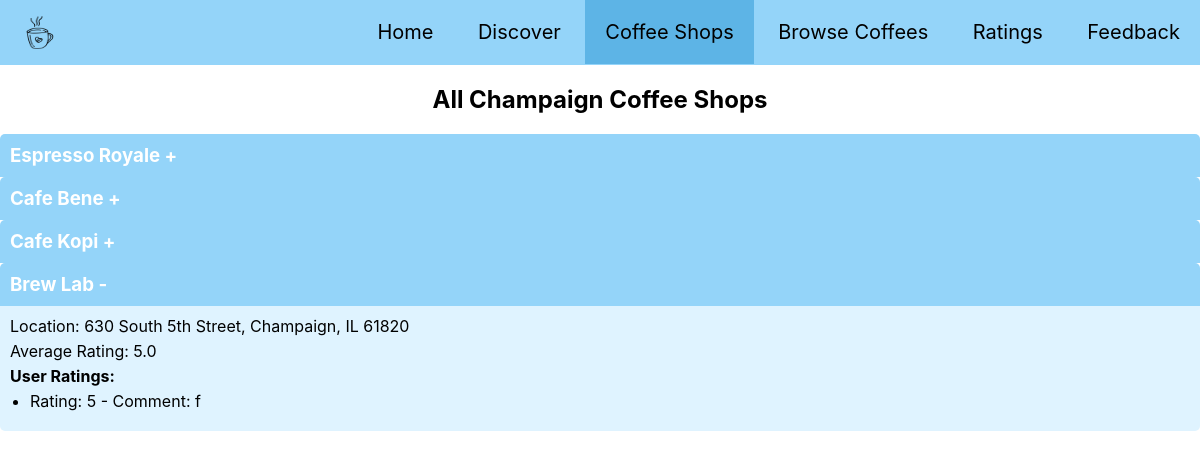
The page /coffee_shops?shop_id=4 on the database its author committed.
### db.py (models this page shows, shortened)
class CoffeeShop(Base):
    __tablename__ = 'coffee_shop'
    id = Column(Integer, primary_key=True)
    name = Column(String)
    location = Column(String)
    ratings = Column(Float, default=0.0)
    ratings_count = Column(Integer, default=0)
    proximity = Column(Float, default=1.0)

class UserFeedback(Base):
    __tablename__ = 'user_feedback'
    id = Column(Integer, primary_key=True)
    coffee_shop_id = Column(Integer, ForeignKey('coffee_shop.id'))
    rating = Column(Integer)
    feedback = Column(String)
    coffee_shop = relationship(CoffeeShop, backref='feedbacks')

### app.py (the view)
@app.route('/coffee_shops')
def coffee_shops():
    coffee_shop_details = []
    api_key = config.GOOGLE_MAPS_API_KEY
    for shop in session.query(CoffeeShop).all():
        feedbacks = session.query(UserFeedback).filter(
            UserFeedback.coffee_shop_id == shop.id).all()
        coffee_shop_details.append({
            'shop': shop,
            'feedbacks': feedbacks
        })
    shop_id = request.args.get('shop_id')
    return render_template('coffee_shops.html', coffee_shop_details=coffee_shop_details, shop_id=shop_id)

### templates/coffee_shops.html (shortened to what this page needs)
<!DOCTYPE html>
<html>
<head>
	<link rel="stylesheet" type="text/css" href="{{ url_for('static', filename='style.css') }}?v={{ app_version }}">
</head>
<body>
		<div class="topnav">
			<img src="static/logo.png?v=1.0" alt="Coffee logo" style="float:left; width: 80px; height:65px;">
			<a href="{{url_for('home')}}">Home</a>
			<a href="{{url_for('discover')}}">Discover</a>
			<a class="active" href="{{ url_for('coffee_shops') }}">Coffee Shops</a>
			<a href="{{url_for('browse_coffees')}}">Browse Coffees</a>
			<a href="{{url_for('ratings')}}">Ratings</a>
			<a href="{{ url_for('feedback') }}">Feedback</a>
		</div>
		<center><h2>All Champaign Coffee Shops</h2></center>
		<div class="coffee-shops">
			{% for detail in coffee_shop_details %}
			<div class="coffee-shop">
					<h3 onclick="toggleDetails('{{ detail.shop.id }}')">{{ detail.shop.name }} <span class="expand-icon" id="icon-{{ detail.shop.id }}">+</span></h3>
					<div class="coffee-shop-details" id="details-{{ detail.shop.id }}" style="display: none;" expand="{{ 'true' if detail.shop.id == shop_id|int else 'false' }}">
						<p>Location: {{ detail.shop.location }}</p>
						<p>Average Rating: {{ detail.shop.ratings or 'N/A' }}</p>
						<h4>User Ratings:</h4>
						{% if detail.feedbacks %}
						<ul>
							{% for feedback in detail.feedbacks %}
							<li>Rating: {{ feedback.rating }} - Comment: {{ feedback.feedback }}</li>
							{% endfor %}
						</ul>
						{% else %}
						<p class="no-feedback">No feedback yet.</p>
						{% endif %}
					</div>
			</div>
			{% endfor %}
    	</div>
</body>
</html>

### static/style.css (style rules this page uses)
body { margin: 0; font-family: 'Inter', sans-serif; }
.topnav { background-color: #94D4F9; overflow: hidden; text-align: right; }
.topnav a { float: none; display: inline-block; color: black; text-align: center; padding: 20px 20px; text-decoration: none; font-size: 20px; }
.active { background-color: #5db4e6; color: white; }
.coffee-shop h3 { background-color: #94D4F9; padding: 10px; color: white; border-radius: 5px 5px 0 0; margin-top: 0; margin-bottom: 0; }
.coffee-shop-details { background-color: #dff3ff; padding: 10px; border-radius: 0 0 5px 5px; }
.coffee-shop-details p, .coffee-shop-details h4, .coffee-shop-details ul { margin: 0; padding: 0; padding-bottom: 5px; }
.coffee-shop-details ul { padding-left: 20px; }
.coffee-shop-details li { padding-bottom: 5px; }
.expand-icon { cursor: pointer; }

### rows shown on the page
CoffeeShop: shop.name "Espresso Royale"
CoffeeShop: shop.name "Cafe Bene"
CoffeeShop: shop.name "Cafe Kopi"
CoffeeShop: shop.name "Brew Lab", shop.location "630 South 5th Street, Champaign, IL 61820", shop "5.0"
UserFeedback: rating "5", feedback "f"
